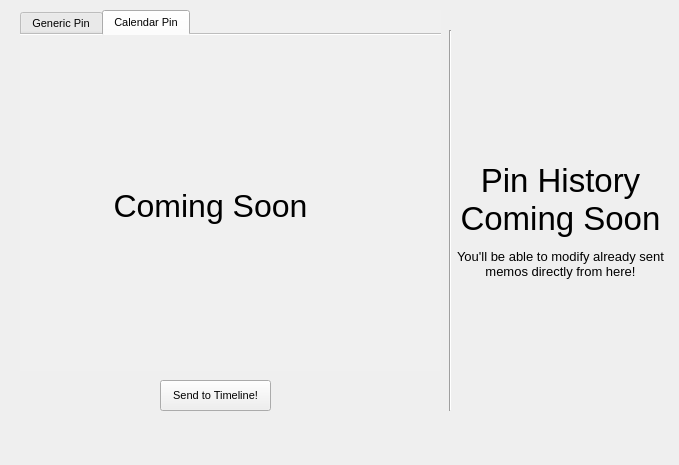
<?xml version="1.0" encoding="UTF-8"?>
<ui version="4.0">
 <class>MainWindow</class>
 <widget class="QMainWindow" name="MainWindow">
  <property name="geometry">
   <rect>
    <x>0</x>
    <y>0</y>
    <width>679</width>
    <height>465</height>
   </rect>
  </property>
  <property name="font">
   <font>
    <pointsize>8</pointsize>
    <weight>50</weight>
    <bold>false</bold>
   </font>
  </property>
  <property name="windowTitle">
   <string>Rebble Memos</string>
  </property>
  <property name="windowIcon">
   <iconset>
    <normaloff>memo.ico</normaloff>memo.ico</iconset>
  </property>
  <widget class="QWidget" name="centralwidget">
   <widget class="QPushButton" name="pushButton">
    <property name="geometry">
     <rect>
      <x>160</x>
      <y>380</y>
      <width>111</width>
      <height>31</height>
     </rect>
    </property>
    <property name="text">
     <string>Send to Timeline!</string>
    </property>
   </widget>
   <widget class="Line" name="line">
    <property name="geometry">
     <rect>
      <x>440</x>
      <y>30</y>
      <width>20</width>
      <height>381</height>
     </rect>
    </property>
    <property name="orientation">
     <enum>Qt::Vertical</enum>
    </property>
   </widget>
   <widget class="QLabel" name="comingSoon">
    <property name="geometry">
     <rect>
      <x>450</x>
      <y>149</y>
      <width>221</width>
      <height>101</height>
     </rect>
    </property>
    <property name="font">
     <font>
      <pointsize>25</pointsize>
      <weight>50</weight>
      <bold>false</bold>
     </font>
    </property>
    <property name="text">
     <string>Pin History
Coming Soon</string>
    </property>
    <property name="alignment">
     <set>Qt::AlignCenter</set>
    </property>
   </widget>
   <widget class="QLabel" name="comingSoonSub">
    <property name="geometry">
     <rect>
      <x>450</x>
      <y>244</y>
      <width>221</width>
      <height>40</height>
     </rect>
    </property>
    <property name="font">
     <font>
      <pointsize>10</pointsize>
     </font>
    </property>
    <property name="text">
     <string>You'll be able to modify already sent memos directly from here!</string>
    </property>
    <property name="alignment">
     <set>Qt::AlignCenter</set>
    </property>
    <property name="wordWrap">
     <bool>true</bool>
    </property>
   </widget>
   <widget class="QTabWidget" name="calendarPin">
    <property name="geometry">
     <rect>
      <x>20</x>
      <y>10</y>
      <width>421</width>
      <height>361</height>
     </rect>
    </property>
    <property name="palette">
     <palette>
      <active>
       <colorrole role="WindowText">
        <brush brushstyle="SolidPattern">
         <color alpha="255">
          <red>0</red>
          <green>0</green>
          <blue>0</blue>
         </color>
        </brush>
       </colorrole>
       <colorrole role="Button">
        <brush brushstyle="SolidPattern">
         <color alpha="255">
          <red>240</red>
          <green>240</green>
          <blue>240</blue>
         </color>
        </brush>
       </colorrole>
       <colorrole role="Light">
        <brush brushstyle="SolidPattern">
         <color alpha="255">
          <red>255</red>
          <green>255</green>
          <blue>255</blue>
         </color>
        </brush>
       </colorrole>
       <colorrole role="Midlight">
        <brush brushstyle="SolidPattern">
         <color alpha="255">
          <red>247</red>
          <green>247</green>
          <blue>247</blue>
         </color>
        </brush>
       </colorrole>
       <colorrole role="Dark">
        <brush brushstyle="SolidPattern">
         <color alpha="255">
          <red>120</red>
          <green>120</green>
          <blue>120</blue>
         </color>
        </brush>
       </colorrole>
       <colorrole role="Mid">
        <brush brushstyle="SolidPattern">
         <color alpha="255">
          <red>160</red>
          <green>160</green>
          <blue>160</blue>
         </color>
        </brush>
       </colorrole>
       <colorrole role="Text">
        <brush brushstyle="SolidPattern">
         <color alpha="255">
          <red>0</red>
          <green>0</green>
          <blue>0</blue>
         </color>
        </brush>
       </colorrole>
       <colorrole role="BrightText">
        <brush brushstyle="SolidPattern">
         <color alpha="255">
          <red>255</red>
          <green>255</green>
          <blue>255</blue>
         </color>
        </brush>
       </colorrole>
       <colorrole role="ButtonText">
        <brush brushstyle="SolidPattern">
         <color alpha="255">
          <red>0</red>
          <green>0</green>
          <blue>0</blue>
         </color>
        </brush>
       </colorrole>
       <colorrole role="Base">
        <brush brushstyle="SolidPattern">
         <color alpha="255">
          <red>255</red>
          <green>255</green>
          <blue>255</blue>
         </color>
        </brush>
       </colorrole>
       <colorrole role="Window">
        <brush brushstyle="SolidPattern">
         <color alpha="255">
          <red>240</red>
          <green>240</green>
          <blue>240</blue>
         </color>
        </brush>
       </colorrole>
       <colorrole role="Shadow">
        <brush brushstyle="SolidPattern">
         <color alpha="255">
          <red>0</red>
          <green>0</green>
          <blue>0</blue>
         </color>
        </brush>
       </colorrole>
       <colorrole role="AlternateBase">
        <brush brushstyle="SolidPattern">
         <color alpha="255">
          <red>247</red>
          <green>247</green>
          <blue>247</blue>
         </color>
        </brush>
       </colorrole>
       <colorrole role="ToolTipBase">
        <brush brushstyle="SolidPattern">
         <color alpha="255">
          <red>255</red>
          <green>255</green>
          <blue>220</blue>
         </color>
        </brush>
       </colorrole>
       <colorrole role="ToolTipText">
        <brush brushstyle="SolidPattern">
         <color alpha="255">
          <red>0</red>
          <green>0</green>
          <blue>0</blue>
         </color>
        </brush>
       </colorrole>
       <colorrole role="PlaceholderText">
        <brush brushstyle="SolidPattern">
         <color alpha="128">
          <red>0</red>
          <green>0</green>
          <blue>0</blue>
         </color>
        </brush>
       </colorrole>
      </active>
      <inactive>
       <colorrole role="WindowText">
        <brush brushstyle="SolidPattern">
         <color alpha="255">
          <red>0</red>
          <green>0</green>
          <blue>0</blue>
         </color>
        </brush>
       </colorrole>
       <colorrole role="Button">
        <brush brushstyle="SolidPattern">
         <color alpha="255">
          <red>240</red>
          <green>240</green>
          <blue>240</blue>
         </color>
        </brush>
       </colorrole>
       <colorrole role="Light">
        <brush brushstyle="SolidPattern">
         <color alpha="255">
          <red>255</red>
          <green>255</green>
          <blue>255</blue>
         </color>
        </brush>
       </colorrole>
       <colorrole role="Midlight">
        <brush brushstyle="SolidPattern">
         <color alpha="255">
          <red>247</red>
          <green>247</green>
          <blue>247</blue>
         </color>
        </brush>
       </colorrole>
       <colorrole role="Dark">
        <brush brushstyle="SolidPattern">
         <color alpha="255">
          <red>120</red>
          <green>120</green>
          <blue>120</blue>
         </color>
        </brush>
       </colorrole>
       <colorrole role="Mid">
        <brush brushstyle="SolidPattern">
         <color alpha="255">
          <red>160</red>
          <green>160</green>
          <blue>160</blue>
         </color>
        </brush>
       </colorrole>
       <colorrole role="Text">
        <brush brushstyle="SolidPattern">
         <color alpha="255">
          <red>0</red>
          <green>0</green>
          <blue>0</blue>
         </color>
        </brush>
       </colorrole>
       <colorrole role="BrightText">
        <brush brushstyle="SolidPattern">
         <color alpha="255">
          <red>255</red>
          <green>255</green>
          <blue>255</blue>
         </color>
        </brush>
       </colorrole>
       <colorrole role="ButtonText">
        <brush brushstyle="SolidPattern">
         <color alpha="255">
          <red>0</red>
          <green>0</green>
          <blue>0</blue>
         </color>
        </brush>
       </colorrole>
       <colorrole role="Base">
        <brush brushstyle="SolidPattern">
         <color alpha="255">
          <red>255</red>
          <green>255</green>
          <blue>255</blue>
         </color>
        </brush>
       </colorrole>
       <colorrole role="Window">
        <brush brushstyle="SolidPattern">
         <color alpha="255">
          <red>240</red>
          <green>240</green>
          <blue>240</blue>
         </color>
        </brush>
       </colorrole>
       <colorrole role="Shadow">
        <brush brushstyle="SolidPattern">
         <color alpha="255">
          <red>0</red>
          <green>0</green>
          <blue>0</blue>
         </color>
        </brush>
       </colorrole>
       <colorrole role="AlternateBase">
        <brush brushstyle="SolidPattern">
         <color alpha="255">
          <red>247</red>
          <green>247</green>
          <blue>247</blue>
         </color>
        </brush>
       </colorrole>
       <colorrole role="ToolTipBase">
        <brush brushstyle="SolidPattern">
         <color alpha="255">
          <red>255</red>
          <green>255</green>
          <blue>220</blue>
         </color>
        </brush>
       </colorrole>
       <colorrole role="ToolTipText">
        <brush brushstyle="SolidPattern">
         <color alpha="255">
          <red>0</red>
          <green>0</green>
          <blue>0</blue>
         </color>
        </brush>
       </colorrole>
       <colorrole role="PlaceholderText">
        <brush brushstyle="SolidPattern">
         <color alpha="128">
          <red>0</red>
          <green>0</green>
          <blue>0</blue>
         </color>
        </brush>
       </colorrole>
      </inactive>
      <disabled>
       <colorrole role="WindowText">
        <brush brushstyle="SolidPattern">
         <color alpha="255">
          <red>120</red>
          <green>120</green>
          <blue>120</blue>
         </color>
        </brush>
       </colorrole>
       <colorrole role="Button">
        <brush brushstyle="SolidPattern">
         <color alpha="255">
          <red>240</red>
          <green>240</green>
          <blue>240</blue>
         </color>
        </brush>
       </colorrole>
       <colorrole role="Light">
        <brush brushstyle="SolidPattern">
         <color alpha="255">
          <red>255</red>
          <green>255</green>
          <blue>255</blue>
         </color>
        </brush>
       </colorrole>
       <colorrole role="Midlight">
        <brush brushstyle="SolidPattern">
         <color alpha="255">
          <red>247</red>
          <green>247</green>
          <blue>247</blue>
         </color>
        </brush>
       </colorrole>
       <colorrole role="Dark">
        <brush brushstyle="SolidPattern">
         <color alpha="255">
          <red>120</red>
          <green>120</green>
          <blue>120</blue>
         </color>
        </brush>
       </colorrole>
       <colorrole role="Mid">
        <brush brushstyle="SolidPattern">
         <color alpha="255">
          <red>160</red>
          <green>160</green>
          <blue>160</blue>
         </color>
        </brush>
       </colorrole>
       <colorrole role="Text">
        <brush brushstyle="SolidPattern">
         <color alpha="255">
          <red>120</red>
          <green>120</green>
          <blue>120</blue>
         </color>
        </brush>
       </colorrole>
       <colorrole role="BrightText">
        <brush brushstyle="SolidPattern">
         <color alpha="255">
          <red>255</red>
          <green>255</green>
          <blue>255</blue>
         </color>
        </brush>
       </colorrole>
       <colorrole role="ButtonText">
        <brush brushstyle="SolidPattern">
         <color alpha="255">
          <red>120</red>
          <green>120</green>
          <blue>120</blue>
         </color>
        </brush>
       </colorrole>
       <colorrole role="Base">
        <brush brushstyle="SolidPattern">
         <color alpha="255">
          <red>240</red>
          <green>240</green>
          <blue>240</blue>
         </color>
        </brush>
       </colorrole>
       <colorrole role="Window">
        <brush brushstyle="SolidPattern">
         <color alpha="255">
          <red>240</red>
          <green>240</green>
          <blue>240</blue>
         </color>
        </brush>
       </colorrole>
       <colorrole role="Shadow">
        <brush brushstyle="SolidPattern">
         <color alpha="255">
          <red>0</red>
          <green>0</green>
          <blue>0</blue>
         </color>
        </brush>
       </colorrole>
       <colorrole role="AlternateBase">
        <brush brushstyle="SolidPattern">
         <color alpha="255">
          <red>240</red>
          <green>240</green>
          <blue>240</blue>
         </color>
        </brush>
       </colorrole>
       <colorrole role="ToolTipBase">
        <brush brushstyle="SolidPattern">
         <color alpha="255">
          <red>255</red>
          <green>255</green>
          <blue>220</blue>
         </color>
        </brush>
       </colorrole>
       <colorrole role="ToolTipText">
        <brush brushstyle="SolidPattern">
         <color alpha="255">
          <red>0</red>
          <green>0</green>
          <blue>0</blue>
         </color>
        </brush>
       </colorrole>
       <colorrole role="PlaceholderText">
        <brush brushstyle="SolidPattern">
         <color alpha="128">
          <red>0</red>
          <green>0</green>
          <blue>0</blue>
         </color>
        </brush>
       </colorrole>
      </disabled>
     </palette>
    </property>
    <property name="autoFillBackground">
     <bool>true</bool>
    </property>
    <property name="tabPosition">
     <enum>QTabWidget::North</enum>
    </property>
    <property name="tabShape">
     <enum>QTabWidget::Rounded</enum>
    </property>
    <property name="currentIndex">
     <number>1</number>
    </property>
    <property name="usesScrollButtons">
     <bool>true</bool>
    </property>
    <property name="documentMode">
     <bool>true</bool>
    </property>
    <widget class="QWidget" name="genericPin">
     <attribute name="icon">
      <iconset>
       <normaloff>assets/NOTIFICATION_REMINDER.png</normaloff>assets/NOTIFICATION_REMINDER.png</iconset>
     </attribute>
     <attribute name="title">
      <string>Generic Pin</string>
     </attribute>
     <widget class="QWidget" name="formLayoutWidget">
      <property name="geometry">
       <rect>
        <x>10</x>
        <y>10</y>
        <width>391</width>
        <height>311</height>
       </rect>
      </property>
      <layout class="QFormLayout" name="genericPinLayout">
       <item row="0" column="0">
        <widget class="QLabel" name="titleLabel">
         <property name="sizePolicy">
          <sizepolicy hsizetype="Preferred" vsizetype="Preferred">
           <horstretch>0</horstretch>
           <verstretch>0</verstretch>
          </sizepolicy>
         </property>
         <property name="minimumSize">
          <size>
           <width>82</width>
           <height>0</height>
          </size>
         </property>
         <property name="font">
          <font>
           <pointsize>8</pointsize>
           <weight>75</weight>
           <bold>true</bold>
          </font>
         </property>
         <property name="text">
          <string>Memo Title</string>
         </property>
         <property name="alignment">
          <set>Qt::AlignCenter</set>
         </property>
        </widget>
       </item>
       <item row="0" column="1">
        <widget class="QLineEdit" name="titleEdit"/>
       </item>
       <item row="1" column="1">
        <widget class="QPlainTextEdit" name="subtitleEdit"/>
       </item>
       <item row="2" column="0">
        <widget class="QLabel" name="bodyLabel">
         <property name="minimumSize">
          <size>
           <width>82</width>
           <height>0</height>
          </size>
         </property>
         <property name="font">
          <font>
           <pointsize>8</pointsize>
           <weight>75</weight>
           <bold>true</bold>
          </font>
         </property>
         <property name="text">
          <string>Memo Body (optional)</string>
         </property>
         <property name="alignment">
          <set>Qt::AlignCenter</set>
         </property>
         <property name="wordWrap">
          <bool>true</bool>
         </property>
        </widget>
       </item>
       <item row="2" column="1">
        <widget class="QPlainTextEdit" name="bodyEdit"/>
       </item>
       <item row="3" column="0">
        <widget class="QLabel" name="timeLabel">
         <property name="minimumSize">
          <size>
           <width>82</width>
           <height>0</height>
          </size>
         </property>
         <property name="font">
          <font>
           <pointsize>8</pointsize>
           <weight>75</weight>
           <bold>true</bold>
          </font>
         </property>
         <property name="text">
          <string>Memo Time</string>
         </property>
         <property name="alignment">
          <set>Qt::AlignCenter</set>
         </property>
        </widget>
       </item>
       <item row="3" column="1">
        <widget class="QDateTimeEdit" name="dateTimeEdit">
         <property name="calendarPopup">
          <bool>true</bool>
         </property>
         <property name="timeSpec">
          <enum>Qt::OffsetFromUTC</enum>
         </property>
        </widget>
       </item>
       <item row="4" column="0">
        <widget class="QLabel" name="iconLabel">
         <property name="minimumSize">
          <size>
           <width>82</width>
           <height>0</height>
          </size>
         </property>
         <property name="font">
          <font>
           <weight>75</weight>
           <bold>true</bold>
          </font>
         </property>
         <property name="text">
          <string>Memo Icon</string>
         </property>
         <property name="alignment">
          <set>Qt::AlignCenter</set>
         </property>
        </widget>
       </item>
       <item row="4" column="1">
        <layout class="QHBoxLayout" name="iconBox">
         <item>
          <widget class="QComboBox" name="iconSelector">
           <property name="editable">
            <bool>true</bool>
           </property>
          </widget>
         </item>
         <item>
          <widget class="QLabel" name="iconShow">
           <property name="maximumSize">
            <size>
             <width>25</width>
             <height>25</height>
            </size>
           </property>
           <property name="text">
            <string/>
           </property>
           <property name="pixmap">
            <pixmap>assets/NOTIFICATION_REMINDER.png</pixmap>
           </property>
          </widget>
         </item>
        </layout>
       </item>
       <item row="1" column="0">
        <widget class="QLabel" name="subtitleLabel">
         <property name="minimumSize">
          <size>
           <width>82</width>
           <height>0</height>
          </size>
         </property>
         <property name="font">
          <font>
           <pointsize>8</pointsize>
           <weight>75</weight>
           <bold>true</bold>
          </font>
         </property>
         <property name="text">
          <string>Memo Subtitle (optional)</string>
         </property>
         <property name="alignment">
          <set>Qt::AlignCenter</set>
         </property>
         <property name="wordWrap">
          <bool>true</bool>
         </property>
        </widget>
       </item>
      </layout>
     </widget>
    </widget>
    <widget class="QWidget" name="tab_2">
     <attribute name="icon">
      <iconset>
       <normaloff>assets/TIMELINE_CALENDAR.png</normaloff>assets/TIMELINE_CALENDAR.png</iconset>
     </attribute>
     <attribute name="title">
      <string>Calendar Pin</string>
     </attribute>
     <widget class="QLabel" name="label">
      <property name="geometry">
       <rect>
        <x>90</x>
        <y>110</y>
        <width>201</width>
        <height>121</height>
       </rect>
      </property>
      <property name="font">
       <font>
        <pointsize>24</pointsize>
       </font>
      </property>
      <property name="text">
       <string>Coming Soon</string>
      </property>
      <property name="alignment">
       <set>Qt::AlignCenter</set>
      </property>
     </widget>
    </widget>
   </widget>
   <zorder>calendarPin</zorder>
   <zorder>pushButton</zorder>
   <zorder>line</zorder>
   <zorder>comingSoon</zorder>
   <zorder>comingSoonSub</zorder>
  </widget>
 </widget>
 <resources/>
 <connections/>
</ui>
